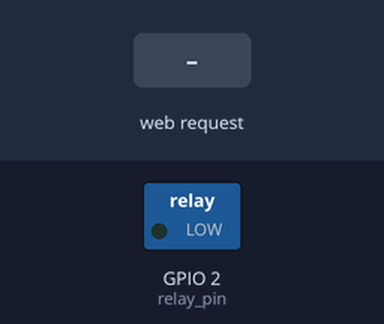
Recording of a sketch running on a simulated ESP32. Parts: switched loads named in the sketch (green lamp = pin HIGH). Inputs (shaded band) come from the test bench. WiFi joins after 1.5 s; servers stay silent unless stated; what the sketch prints to the serial monitor is not drawn.

Above: at 2.7 s.
2.8 s: HTTP request GET /?relayoff received
At 3.1 s:
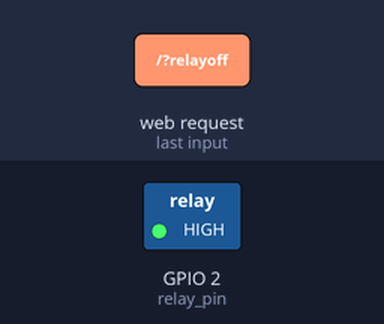
4.3 s: HTTP request GET /?relayon received
At 5.5 s:
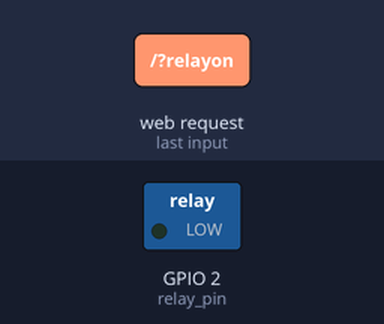
Timing chart, 0 to 7.3 s (numbered marks = the images above; inputs shaded):
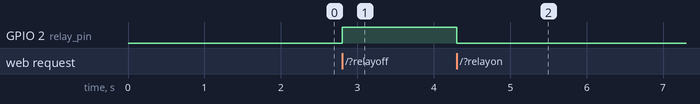

Measured:
- after the input at 2.8 s, GPIO 2 (relay_pin): LOW → HIGH at once
- after the input at 4.3 s, GPIO 2 (relay_pin): HIGH → LOW at once

The sketch:

MQTT_relay.ino
```cpp
#include <WiFi.h>
#include <PubSubClient.h>

const char* wifi_name = "Vodafone-A41502247"; // Your Wifi network name here
const char* wifi_pass = "s3wv93bx9pkwd3m5";    // Your Wifi network password here
const char* mqttServer = "192.168.1.9";
const int mqttPort = 1883;
const char* mqttUser = "rio";
const char* mqttPassword = "onslario89";

WiFiServer server(80);    // Server will be at port 80
WiFiClient espClient;
PubSubClient client(espClient);

int relay_pin = 2;

void setup()
{
  Serial.begin (115200);
  pinMode (relay_pin, OUTPUT);

  Serial.print ("Connecting to ");
  Serial.print (wifi_name);
  WiFi.begin (wifi_name, wifi_pass);     // Connecting to the wifi network

  while (WiFi.status() != WL_CONNECTED) // Waiting for the response of wifi network
  {
    delay (500);
    Serial.print (".");
  }
  Serial.println("");
  Serial.println("Connection Successful");
  Serial.print("IP address: ");
  Serial.println(WiFi.localIP());           // Getting the IP address
  Serial.println("Type the above IP address into browser search bar");
  server.begin();                           // Starting the server
}

void loop()
{
  WiFiClient client = server.available();     //Checking if any client request is available or not
  if (client)
  {
    boolean currentLineIsBlank = true;
    String buffer = "";
    while (client.connected())
    {
      if (client.available())                    // if there is some client data available
      {
        char c = client.read();
        buffer+=c;                              // read a byte
        if (c == '\n' && currentLineIsBlank)    // check for newline character,
        {
          client.println("HTTP/1.1 200 OK");
          client.println("Content-Type: text/html");
          client.println();
          client.print("<HTML><title>ESP32</title>");
          client.print("<body><h1>ESP32 Standalone Relay Control </h1>");
          client.print("<p>Relay Control</p>");
          client.print("<a href=\"/?relayon\"\"><button>ON</button></a>");
          client.print("<a href=\"/?relayoff\"\"><button>OFF</button></a>");
          client.print("</body></HTML>");
          break;        // break out of the while loop:
        }
        if (c == '\n') {
          currentLineIsBlank = true;
          buffer="";
        }
        else
          if (c == '\r') {
          if(buffer.indexOf("GET /?relayon")>=0)
            digitalWrite(relay_pin, LOW);
          if(buffer.indexOf("GET /?relayoff")>=0)
            digitalWrite(relay_pin, HIGH);
        }
        else {
          currentLineIsBlank = false;
        }
      }
    }
    client.stop();
  }
}
```
